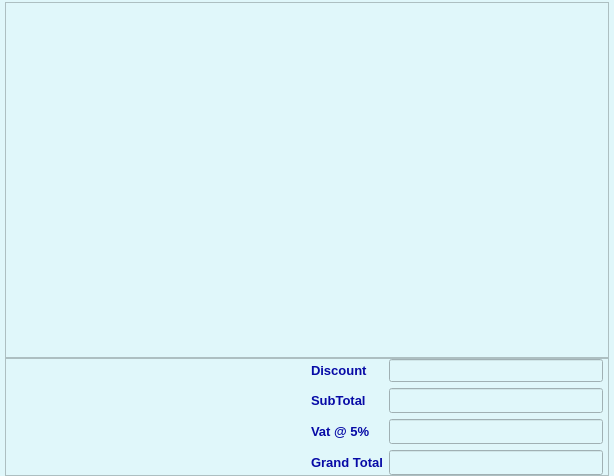
<?xml version="1.0" encoding="UTF-8"?>
<ui version="4.0">
 <class>CustomerScreen</class>
 <widget class="QWidget" name="CustomerScreen">
  <property name="geometry">
   <rect>
    <x>0</x>
    <y>0</y>
    <width>614</width>
    <height>476</height>
   </rect>
  </property>
  <property name="windowTitle">
   <string>Form</string>
  </property>
  <property name="styleSheet">
   <string notr="true">background-color: rgb(224, 247, 250);</string>
  </property>
  <layout class="QVBoxLayout" name="verticalLayout_2">
   <property name="spacing">
    <number>0</number>
   </property>
   <property name="leftMargin">
    <number>5</number>
   </property>
   <property name="topMargin">
    <number>2</number>
   </property>
   <property name="rightMargin">
    <number>5</number>
   </property>
   <property name="bottomMargin">
    <number>0</number>
   </property>
   <item>
    <widget class="QTableWidget" name="tableWidget">
     <property name="styleSheet">
      <string notr="true"/>
     </property>
     <property name="autoScroll">
      <bool>true</bool>
     </property>
     <property name="alternatingRowColors">
      <bool>true</bool>
     </property>
     <property name="selectionMode">
      <enum>QAbstractItemView::NoSelection</enum>
     </property>
     <property name="selectionBehavior">
      <enum>QAbstractItemView::SelectRows</enum>
     </property>
     <property name="gridStyle">
      <enum>Qt::DotLine</enum>
     </property>
    </widget>
   </item>
   <item>
    <widget class="QFrame" name="frame">
     <property name="styleSheet">
      <string notr="true"/>
     </property>
     <property name="frameShape">
      <enum>QFrame::StyledPanel</enum>
     </property>
     <property name="frameShadow">
      <enum>QFrame::Raised</enum>
     </property>
     <layout class="QVBoxLayout" name="verticalLayout">
      <property name="spacing">
       <number>0</number>
      </property>
      <property name="leftMargin">
       <number>0</number>
      </property>
      <property name="topMargin">
       <number>0</number>
      </property>
      <property name="rightMargin">
       <number>0</number>
      </property>
      <property name="bottomMargin">
       <number>0</number>
      </property>
      <item>
       <layout class="QHBoxLayout" name="horizontalLayout">
        <item>
         <widget class="QLabel" name="logoLabel">
          <property name="text">
           <string/>
          </property>
         </widget>
        </item>
        <item>
         <spacer name="horizontalSpacer">
          <property name="orientation">
           <enum>Qt::Horizontal</enum>
          </property>
          <property name="sizeHint" stdset="0">
           <size>
            <width>40</width>
            <height>20</height>
           </size>
          </property>
         </spacer>
        </item>
        <item>
         <widget class="QWidget" name="widget" native="true">
          <property name="minimumSize">
           <size>
            <width>50</width>
            <height>0</height>
           </size>
          </property>
          <layout class="QVBoxLayout" name="verticalLayout_3">
           <property name="leftMargin">
            <number>0</number>
           </property>
           <property name="topMargin">
            <number>0</number>
           </property>
           <property name="rightMargin">
            <number>5</number>
           </property>
           <property name="bottomMargin">
            <number>0</number>
           </property>
           <item>
            <layout class="QFormLayout" name="formLayout">
             <item row="1" column="0">
              <widget class="QLabel" name="subTotalLabel">
               <property name="font">
                <font>
                 <pointsize>10</pointsize>
                 <bold>true</bold>
                </font>
               </property>
               <property name="styleSheet">
                <string notr="true">color: rgb(7, 10, 166);</string>
               </property>
               <property name="text">
                <string>SubTotal</string>
               </property>
              </widget>
             </item>
             <item row="1" column="1">
              <widget class="QLineEdit" name="subTotalLineEdit">
               <property name="minimumSize">
                <size>
                 <width>0</width>
                 <height>25</height>
                </size>
               </property>
               <property name="font">
                <font>
                 <pointsize>10</pointsize>
                 <bold>true</bold>
                </font>
               </property>
               <property name="styleSheet">
                <string notr="true">color: rgb(7, 10, 166);</string>
               </property>
               <property name="alignment">
                <set>Qt::AlignRight|Qt::AlignTrailing|Qt::AlignVCenter</set>
               </property>
              </widget>
             </item>
             <item row="2" column="0">
              <widget class="QLabel" name="vat5Label">
               <property name="font">
                <font>
                 <pointsize>10</pointsize>
                 <bold>true</bold>
                </font>
               </property>
               <property name="styleSheet">
                <string notr="true">color: rgb(7, 10, 166);
</string>
               </property>
               <property name="text">
                <string>Vat @ 5%</string>
               </property>
              </widget>
             </item>
             <item row="2" column="1">
              <widget class="QLineEdit" name="vat5LineEdit">
               <property name="minimumSize">
                <size>
                 <width>0</width>
                 <height>25</height>
                </size>
               </property>
               <property name="font">
                <font>
                 <pointsize>10</pointsize>
                 <bold>true</bold>
                </font>
               </property>
               <property name="styleSheet">
                <string notr="true">color: rgb(7, 10, 166);</string>
               </property>
               <property name="alignment">
                <set>Qt::AlignRight|Qt::AlignTrailing|Qt::AlignVCenter</set>
               </property>
              </widget>
             </item>
             <item row="3" column="0">
              <widget class="QLabel" name="grandTotalLabel">
               <property name="font">
                <font>
                 <pointsize>10</pointsize>
                 <bold>true</bold>
                </font>
               </property>
               <property name="styleSheet">
                <string notr="true">color: rgb(7, 10, 166);</string>
               </property>
               <property name="text">
                <string>Grand Total</string>
               </property>
              </widget>
             </item>
             <item row="3" column="1">
              <widget class="QLineEdit" name="totalLineEdit">
               <property name="minimumSize">
                <size>
                 <width>0</width>
                 <height>25</height>
                </size>
               </property>
               <property name="font">
                <font>
                 <pointsize>10</pointsize>
                 <bold>true</bold>
                </font>
               </property>
               <property name="styleSheet">
                <string notr="true">color: rgb(7, 10, 166);</string>
               </property>
               <property name="alignment">
                <set>Qt::AlignRight|Qt::AlignTrailing|Qt::AlignVCenter</set>
               </property>
              </widget>
             </item>
             <item row="0" column="0">
              <widget class="QLabel" name="discountLabel">
               <property name="font">
                <font>
                 <pointsize>10</pointsize>
                 <bold>true</bold>
                </font>
               </property>
               <property name="styleSheet">
                <string notr="true">color: rgb(7, 10, 166);</string>
               </property>
               <property name="text">
                <string>Discount</string>
               </property>
              </widget>
             </item>
             <item row="0" column="1">
              <widget class="QLineEdit" name="discountLineEdit">
               <property name="font">
                <font>
                 <pointsize>10</pointsize>
                 <bold>true</bold>
                </font>
               </property>
               <property name="styleSheet">
                <string>color: rgb(7, 10, 166);</string>
               </property>
               <property name="alignment">
                <set>Qt::AlignRight|Qt::AlignTrailing|Qt::AlignVCenter</set>
               </property>
              </widget>
             </item>
            </layout>
           </item>
          </layout>
         </widget>
        </item>
       </layout>
      </item>
     </layout>
    </widget>
   </item>
  </layout>
 </widget>
 <resources/>
 <connections/>
</ui>
